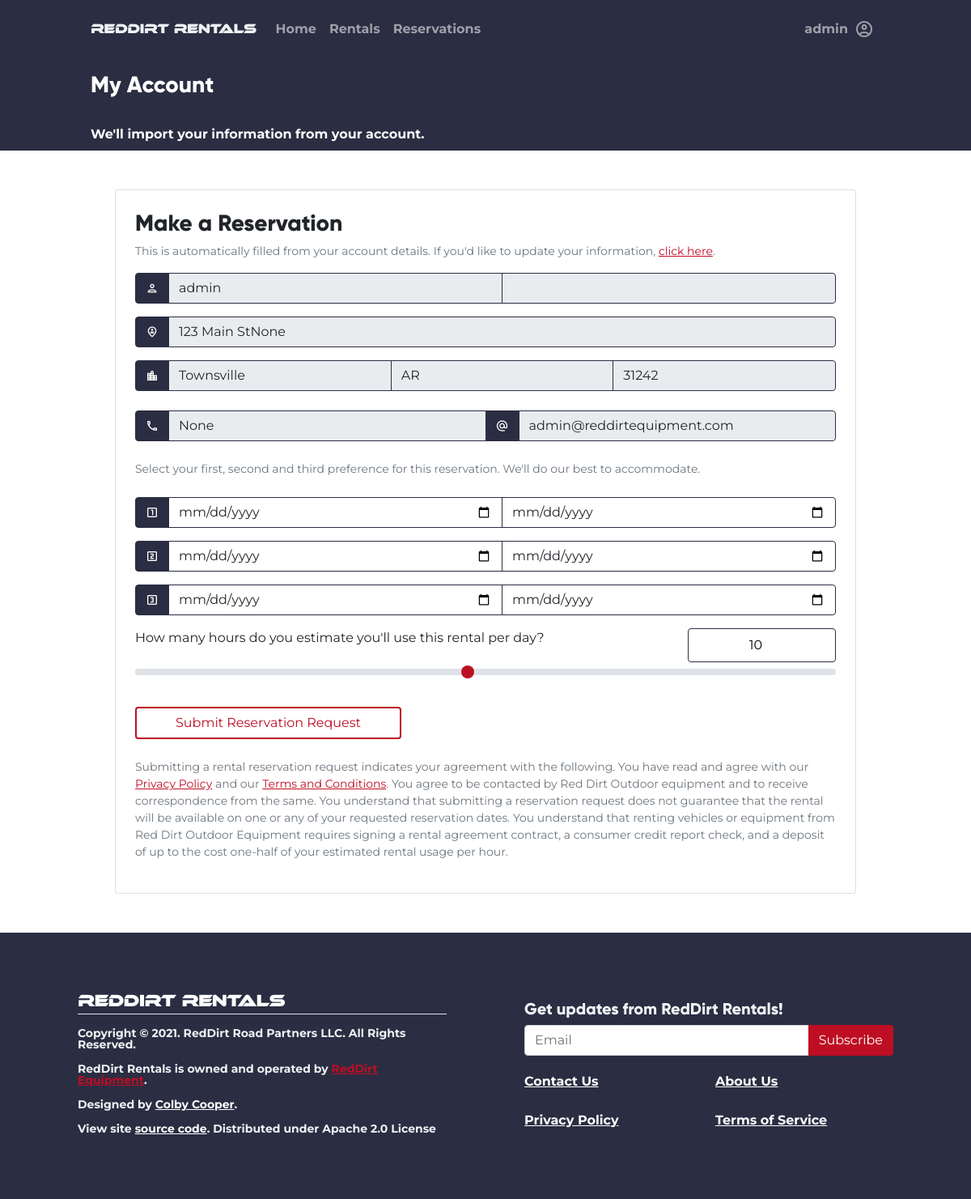
Page /account/reserve/2 (signed in) on the earlier database version.
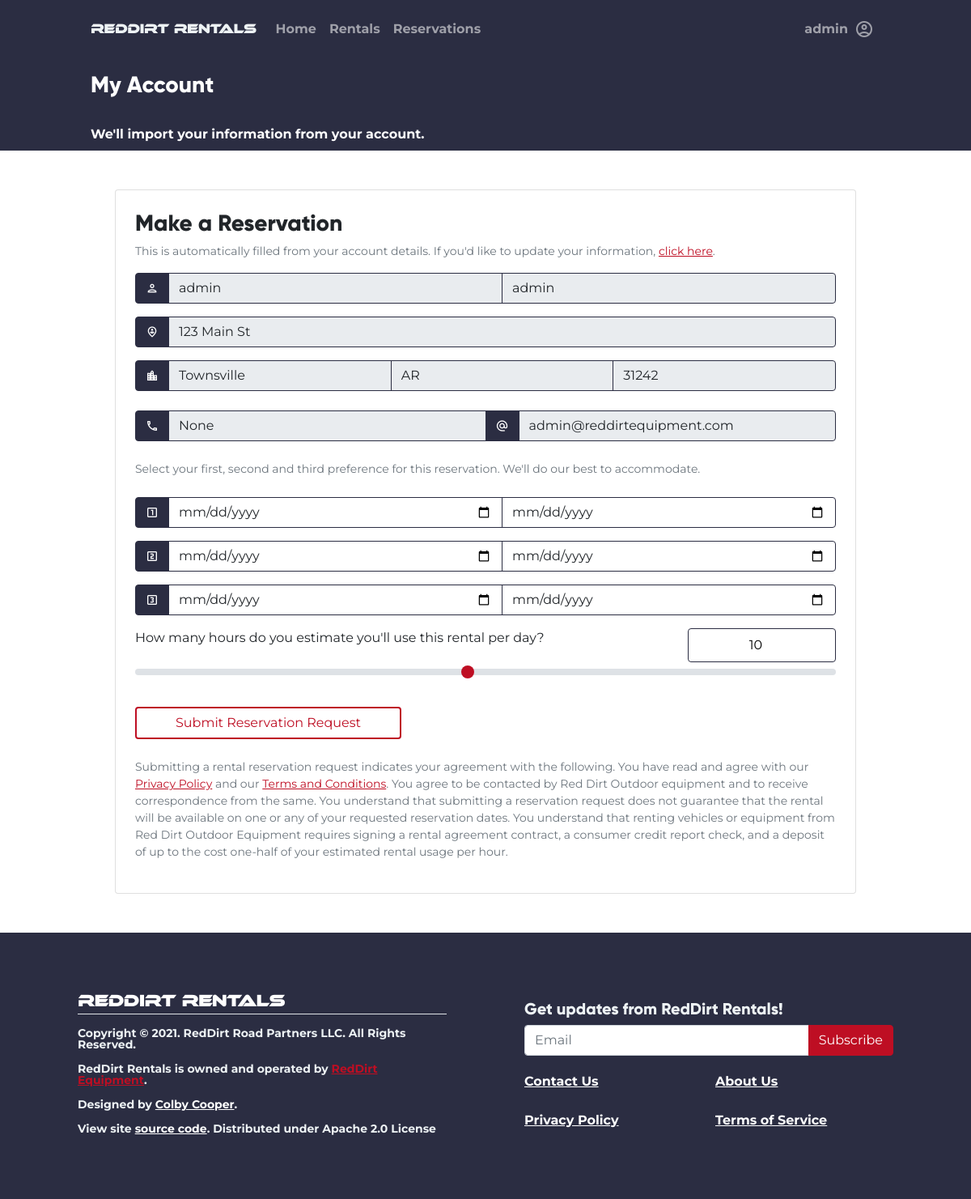
Same page on the later database version.
### tables this page shows
CREATE TABLE users (
    id INTEGER PRIMARY KEY AUTOINCREMENT,
    firstname TEXT NOT NULL,
    lastname TEXT NOT NULL,
    phonenumber TEXT NOT NULL,
    email TEXT NOT NULL,
    password BLOB NOT NULL,
    groups TEXT NOT NULL,
    address TEXT NOT NULL,
    city TEXT NOT NULL,
    state TEXT NOT NULL,
    zip TEXT NOT NULL
, token TEXT, token_expire TEXT);

### rentals_app/account.py (the view)
@account.route("/reserve/<int:id>")
@login_required
def reserve(id):
    return render_template("account/reserve.html", id=id)

### rentals_app/__init__.py (called while the page is built)
@app.after_request
def after_request(response):
    response.headers["Cache-Control"] = "no-cache, no-store, must-revalidate"
    return response

### rentals_app/auth.py (called while the page is built)
@auth.before_app_request
def fetch_current_user():
    userid = session.get("userid")
    if userid is None:
        g.user = None
    else:
        g.user = User.find_user(userid)

def login_required(view):
    @functools.wraps(view)
    def wrapped_view(**kwargs):
        if g.user is None:
            return redirect(url_for("auth.login"))
        return view(**kwargs)
    return wrapped_view

### rentals_app/helpers.py (called while the page is built)
def connect_to_db():
    con = sqlite3.connect(DB_PATH)
    return con, con.cursor()

### rentals_app/templates/account/reserve.html (shortened to what the changed rows need)
{% extends "Base.html" %}
{% block content %}
<div class="container-fluid">
    <div class="row mx-md-4">
        <div class="col-md-10 mx-auto my-5">
            <div class="card">
                <div class="card-body p-4">
                    <form action="{{url_for('account.make_reservation', r_id=id)}}"
                          method="POST">
                        <div class="input-group mb-3">
                            <span class="input-group-text material-icons-outlined border-dark bg-dark text-white">
                            </span>
                            <input type="text"
                                   value="{{g.user.firstname}}"
                                   class="form-control border-dark"
                                   disabled>
                            <input type="text"
                                   class="form-control border-dark"
                                   value="{{g.user.lastname}}"
                                   disabled>
                        </div>
                        <div class="input-group mb-3">
                            <span class="input-group-text material-icons-outlined border-dark bg-dark text-white">
                            </span>
                            <input type="text"
                                   value="{{g.user.address}}"
                                   class="form-control border-dark"
                                   disabled>
                        </div>
                        <div class="input-group mb-4">
                            <span class="input-group-text material-icons-outlined border-dark bg-dark text-white">
                            </span>
                            <input type="text"
                                   value="{{g.user.city}}"
                                   class="form-control border-dark"
                                   disabled>
                            <input type="text"
                                   class="form-control border-dark"
                                   value="{{g.user.state}}"
                                   disabled>
                            <input type="text"
                                   class="form-control border-dark"
                                   value="{{g.user.zip}}"
                                   disabled>
                        </div>
                        <div class="input-group mb-4">
                            <span class="input-group-text material-icons-outlined border-dark bg-dark text-white">
                            </span>
                            <input type="text"
                                   value="{{g.user.phonenumber}}"
                                   class="form-control border-dark"
                                   disabled>
                            <span class="input-group-text material-icons-outlined border-dark bg-dark text-white">
                            </span>
                            <input type="text"
                                   class="form-control border-dark"
                                   value="{{g.user.email}}"
                                   disabled>
                        </div>
                    </form>
                </div>
            </div>
        </div>
    </div>
</div>
{% endblock %}

### rentals_app/templates/base.html (shortened to what the changed rows need)
<!doctype html>
<html lang="en">
<head>
    <link rel="stylesheet"
          href="{{ url_for('static', filename='font-loader.css') }}">
    <link rel="stylesheet"
          href="https://cdn.jsdelivr.net/npm/fullcalendar@5.7.2/main.css"
>
    <link rel="stylesheet"
          href="{{url_for('static', filename='global.css')}}">
</head>
<body class="bg-white"
      style="overflow-x: hidden;">
    <div class="row mx-0 bg-dark">
        <div class="col-md-10 mx-auto">
            <nav class="navbar navbar-expand-md navbar-dark bg-dark py-3">
                <div class="collapse navbar-collapse"
                     id="nav_main">
                    <ul class="navbar-nav w-100">
                        {% if g.user != None %}
                        <li class="nav-item dropdown dropdown-dark ms-md-auto">
                            <a class="nav-link dropdown-toggle d-flex flex-row align-items-center fw-bold"
                               href="#"
                               data-bs-toggle="dropdown"
                               aria-expanded="false">
                                <span class="me-2">{{g.user.firstname}}</span>
                                <span class="material-icons-outlined">
                                </span>
                            </a>
                        </li>
                        {% endif %}
                    </ul>
                </div>
            </nav>
        </div>
    </div>
    {% block content %} {% endblock %}
</body>
</html>

Differences in the rows shown:
changed users "admin": user.lastname (not shown) → "admin"; user.address "123 Main StNone" → "123 Main St"
